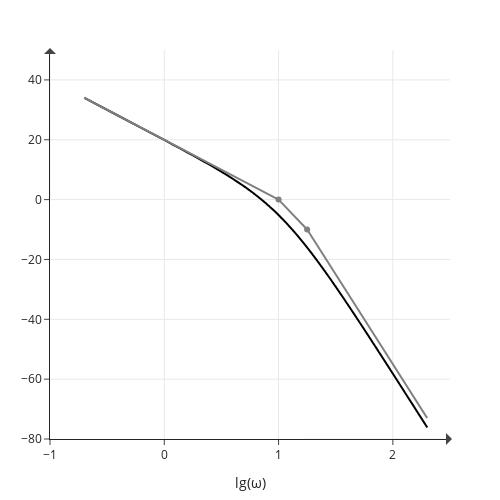

This figure's notebook cell:
### Code cell
W = np.linspace(0, 200, 1001)
WS = 20 * np.log10(np.abs(ws(W)))
fig = go.Figure()

fig.add_trace(
    go.Scatter(
        x=np.log10(W), y=WS, name="Lm", line_shape='spline',
        # mode='lines+markers',
        line=dict(color='black')
        )
    )

X1 = np.linspace(-0.7, 1, 2)
Y1 = np.linspace(34, 0, 2)
fig.add_trace(
    go.Scatter(
        x=X1, y=Y1, line_shape='spline',
        mode='lines',
        line=dict(color='grey')
        )
)

X2 = np.linspace(1, 1.25, 2)
Y2 = np.linspace(0, -10, 2)
fig.add_trace(
    go.Scatter(
        x=X2, y=Y2, line_shape='spline',
        mode='lines+markers',
        line=dict(color='grey')
        )
)

X2 = np.linspace(1.25, 2.3, 2)
Y2 = np.linspace(-10, -73, 2)
fig.add_trace(
    go.Scatter(
        x=X2, y=Y2, line_shape='spline',
        mode='lines',
        line=dict(color='grey')
        )
)

fig.update_layout(
    # title='ЛАЧХ',  
    autosize=False,
    width=500, height=500,
    margin=dict(l=50, r=50, b=50, t=50),
    template='simple_white',
    xaxis_title=r'lg(ω)',
    # yaxis_title=r'$d, r \text{ (solar radius)}$'
    )

fig.update_yaxes(tick0=0, dtick=20)

fig.update_xaxes(showgrid=True)
fig.update_yaxes(showgrid=True)

fig.update_yaxes(range=[-80, 50])
fig.update_xaxes(range=[-1, 2.5])

fig.add_annotation(
    x=2.5, y=-80,
    text="",
    ax=-150, ay=0,
    xshift=2,
    yshift=0,
    showarrow=True,
    arrowsize=20,
    arrowwidth=0.1,
    arrowhead=1
    )

fig.add_annotation(
    x=-1, y=50,
    text="",
    ax=0, ay=150,
    xshift=0,
    yshift=2,
    showarrow=True,
    arrowsize=20,
    arrowwidth=0.1,
    arrowhead=1
    )
fig.update_layout(showlegend=False)
fig.show(), plotly.io.write_image(fig, 'лачх+.pdf', format='pdf')

### Figure 1 — Plotly figure (JSON) as saved in the notebook; plotly's stock layout.template omitted (floating-point values rounded to 4 significant figures; data arrays with more than 128 entries replaced by an {"elided": "..."} marker saying what was removed)
{"data": [{"line": {"color": "black", "shape": "spline"}, "name": "Lm", "type": "scatter", "x": {"elided": "1001 float values"}, "y": {"elided": "1001 float values"}}, {"line": {"color": "grey", "shape": "spline"}, "mode": "lines", "type": "scatter", "x": [-0.7, 1], "y": [34, 0]}, {"line": {"color": "grey", "shape": "spline"}, "mode": "lines+markers", "type": "scatter", "x": [1, 1.25], "y": [0, -10]}, {"line": {"color": "grey", "shape": "spline"}, "mode": "lines", "type": "scatter", "x": [1.25, 2.3], "y": [-10, -73]}], "layout": {"annotations": [{"arrowhead": 1, "arrowsize": 20, "arrowwidth": 0.1, "ax": -150, "ay": 0, "showarrow": true, "text": "", "x": 2.5, "xshift": 2, "y": -80, "yshift": 0}, {"arrowhead": 1, "arrowsize": 20, "arrowwidth": 0.1, "ax": 0, "ay": 150, "showarrow": true, "text": "", "x": -1, "xshift": 0, "y": 50, "yshift": 2}], "autosize": false, "height": 500, "margin": {"b": 50, "l": 50, "r": 50, "t": 50}, "showlegend": false, "width": 500, "xaxis": {"range": [-1, 2.5], "showgrid": true, "title": {"text": "lg(ω)"}}, "yaxis": {"dtick": 20, "range": [-80, 50], "showgrid": true, "tick0": 0}}}
